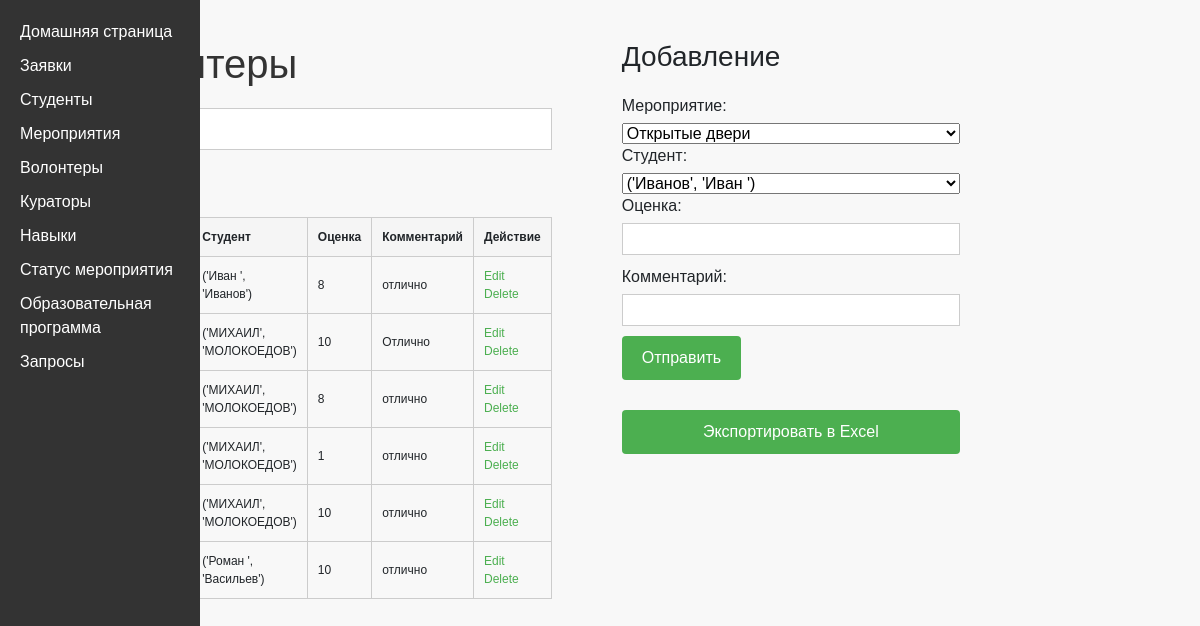
Page /volunteers on the committed database.
### main.py (models this page shows, shortened)
class Volunteer(db.Model):
    __tablename__ = 'volunteers'
    volunteer_id = db.Column(db.Integer, primary_key=True)
    event_id = db.Column(db.Integer, db.ForeignKey('events.event_id'), nullable=False)
    student_id = db.Column(db.Integer, db.ForeignKey('students.student_id'), nullable=False)
    grade = db.Column(db.Integer, nullable=False)
    comment = db.Column(db.String(100), nullable=True)

class Student(db.Model):
    __tablename__ = 'students'
    student_id = db.Column(db.Integer, primary_key=True)
    name = db.Column(db.String(100), nullable=False)
    surname = db.Column(db.String(100), nullable=False)
    course_id = db.Column(db.Integer, db.ForeignKey('courses.course_id'), nullable=False)
    messengers = db.Column(db.String(100), nullable=False)
    volunteers = db.relationship('Volunteer', backref='student', lazy=True)

### main.py (the view)
@app.route('/volunteers')
def volunteers():
    volunteers = Volunteer.query.all()
    events = Event.query.all()
    students = Student.query.all()
    return render_template('volunteers.html', volunteers=volunteers, events=events, students=students)

### templates/volunteers.html (shortened to what this page needs)
{% extends 'base.html' %}
{% block body %}
<html>
<head>
    <link rel="stylesheet" type="text/css" href="{{ url_for('static', filename='styles.css') }}">
</head>
<body>
    <div class="container">
        <div class="table-container">
            <h1>Волонтеры</h1>
        <div class="search-form">
            <form action="{{ url_for('search_volunteers') }}" method="POST">
                <input class="search-input" type="text" name="search_query" placeholder="Поиск..." required>
                <button class="search-button" type="submit">Найти</button>
            </form>
        </div>
        <table style="width: 100%;">
            <tr>
                <th>Мероприятие</th>
                <th>Cтудент</th>
                <th>Оценка</th>
                <th>Комментарий</th>
                <th>Действие</th>
            </tr>
            {% for volunteer in volunteers %}
            <tr>
                <td>{{ volunteer.event.name }}</td>
                <td>{{ volunteer.student.name, volunteer.student.surname}}</td>
                <td>{{ volunteer.grade }}</td>
                <td>{{ volunteer.comment }}</td>
                <td>
                    <a href="/update/volunteer/{{ volunteer.volunteer_id }}">Edit</a>
                    <a href="/delete/volunteer/{{ volunteer.volunteer_id }}">Delete</a>
                </td>
            </tr>
            {% endfor %}
    </table>
    </div>
    <div class="form-container">
        <h3>Добавление</h3>
        <form action="/create/volunteer" method="POST">
            <label for="event_id">Мероприятие:</label>
            <select name="event_id" id="event_id" required>
                {% for event in events %}
                <option value="{{ event.event_id }}">{{ event.name }}</option>
                {% endfor %}
            </select>
            <label for="student_id">Студент:</label>
            <select name="student_id" id="student_id" required>
                {% for student in students %}
                <option value="{{ student.student_id }}">{{ student.surname, student.name }}</option>
                {% endfor %}
            </select>
            <label for="grade">Оценка:</label>
            <input type="text" name="grade" id="grade" required>
            <label for="comment">Комментарий:</label>
            <input type="text" name="comment" id="comment" required>
            <div class="form-actions">
                <input class="submit-button" type="submit" value="Отправить">
            </div>
        </form>
        <form class="export-form" action="{{ url_for('export_volunteers') }}" method="GET">
            <button class="export-button" type="submit">Экспортировать в Excel</button>
        </form>
    </div>
</div>
</body>
</html>
{% endblock %}

### templates/base.html (shortened to what this page needs)
<!DOCTYPE html>
<html>
<head>
</head>
<body>
    <div class="sidebar">
        <ul>
            <li><a href="/home">Домашняя страница</a></li>
            <li><a href="/">Заявки</a></li>
            <li><a href="/students">Студенты</a></li>
            <li><a href="/events">Мероприятия</a></li>
            <li><a href="/volunteers">Волонтеры</a></li>
            <li><a href="/curator">Кураторы</a></li>
            <li><a href="/skill">Навыки</a></li>
            <li><a href="/status">Статус мероприятия</a></li>
            <li><a href="/course">Образовательная программа</a></li>
            <li><a href="/requests">Запросы</a></li>
        </ul>
    </div>
    <div class="container">
        {% block content %}
            <!doctype html>
            <html lang="ru">
            <head>
                <link rel="stylesheet" href ="{{ url_for('static', filename='css/main.css') }}">
                <link rel="stylesheet" href="https://cdn.jsdelivr.net/npm/bootstrap@5.2.3/dist/css/bootstrap.min.css">
            </head>
            <body>
                {% block body%} {% endblock%}
            </body>
            </html>
        {% endblock %}
    </div>
</body>
</html>

### static/main.css (style rules this page uses)
body { font-family: Arial, sans-serif; background-color: #f8f8f8; margin: 0; padding: 0; }
.container { max-width: 800px; margin: 0 auto; padding: 20px; }
h1 { color: #333; margin-bottom: 20px; }
table { width: 100%; border-collapse: collapse; }
table th, table td { padding: 10px; border: 1px solid #ccc; }
table th { background-color: #f5f5f5; }
form { margin-top: 20px; }
form label { display: block; margin-bottom: 5px; }
form input[type="text"], form input[type="email"] { width: 100%; padding: 8px; margin-bottom: 10px; border: 1px solid #ccc; }
form input[type="submit"] { background-color: #4caf50; color: #fff; padding: 10px 20px; border: none; cursor: pointer; }
a { color: #4caf50; text-decoration: none; }

### static/styles.css (style rules this page uses)
body { font-family: Arial, sans-serif; background-color: #f8f8f8; margin: 0; padding: 0; }
.container { max-width: 800px; margin: 0 auto; padding: 20px; }
h1 { color: #333; margin-bottom: 20px; }
table { width: 100%; border-collapse: collapse; }
table th, table td { padding: 10px; border: 1px solid #ccc; }
table th { background-color: #f5f5f5; }
form { margin-top: 20px; }
form label { display: block; margin-bottom: 5px; }
form input[type="text"], form input[type="email"] { width: 100%; padding: 8px; margin-bottom: 10px; border: 1px solid #ccc; }
form input[type="submit"] { background-color: #4caf50; color: #fff; padding: 10px 20px; border: none; cursor: pointer; }
a { color: #4caf50; text-decoration: none; }
.container { display: flex; align-items: flex-start; justify-content: space-between; }
.table-container { flex: 1; margin-right: 70px; margin-left: -150px; }
.form-container { flex: 1; }
.submit-button { background-color: #4CAF50; border: none; color: white; padding: 10px 20px; text-align: center; text-decoration: none; display: inline-block; font-size: 16px; margin-bottom: 10px; cursor: pointer; border-radius: 4px; }
table { font-size: 12px; }
.export-button { background-color: #4CAF50; border: none; color: white; padding: 10px 60px; text-align: center; text-decoration: none; display: inline-block; font-size: 10px; margin-bottom: 10px; cursor: pointer; border-radius: 4px; }
.search-form { margin-bottom: 20px; }
.search-input { width: 200px; padding: 8px; border: 1px solid #ccc; }
.search-button { background-color: #4CAF50; border: none; color: white; padding: 8px 16px; text-align: center; text-decoration: none; display: inline-block; font-size: 14px; cursor: pointer; }
.form-container form { display: flex; flex-direction: column; }
.form-container label { margin-bottom: 5px; }
.form-container input[type="text"], .form-container input[type="email"] { width: 100%; padding: 3px; border: 1px solid #ccc; margin-bottom: 10px; }
.export-form { margin-bottom: 10px; }
.export-button { background-color: #4CAF50; border: none; color: white; padding: 10px 10px; text-align: center; text-decoration: none; display: inline-block; font-size: 16px; cursor: pointer; border-radius: 4px; }

### templates/base.html (style rules this page uses)
body { font-family: Arial, sans-serif; background-color: #f8f8f8; margin: 0; padding: 0; }
.container { max-width: 800px; margin: 0 auto; padding: 20px; }
h1 { color: #333; margin-bottom: 20px; }
table { width: 100%; border-collapse: collapse; }
table th, table td { padding: 10px; border: 1px solid #ccc; }
table th { background-color: #f5f5f5; }
form { margin-top: 20px; }
form label { display: block; margin-bottom: 5px; }
form input[type="text"], form input[type="email"] { width: 100%; padding: 8px; margin-bottom: 10px; border: 1px solid #ccc; }
form input[type="submit"] { background-color: #4caf50; color: #fff; padding: 10px 20px; border: none; cursor: pointer; }
a { color: #4caf50; text-decoration: none; }
.sidebar { width: 200px; background-color: #333; color: #fff; height: 100vh; position: fixed; top: 0; left: 0; padding: 20px; }
.sidebar ul { list-style: none; padding: 0; margin: 0; }
.sidebar li { margin-bottom: 10px; }
.sidebar a { color: #fff; text-decoration: none; }

### rows in the picture
Volunteer: student "('Иван ', 'Иванов')", grade "8", comment "отлично"
Volunteer: student "('МИХАИЛ', 'МОЛОКОЕДОВ')", grade "10", comment "Отлично"
Volunteer: student "('МИХАИЛ', 'МОЛОКОЕДОВ')", grade "8", comment "отлично"
Volunteer: student "('МИХАИЛ', 'МОЛОКОЕДОВ')", grade "1", comment "отлично"
Volunteer: student "('МИХАИЛ', 'МОЛОКОЕДОВ')", grade "10", comment "отлично"
Volunteer: student "('Роман ', 'Васильев')", grade "10", comment "отлично"

### other values in the picture
form field event_id "Открытые двери"
form field student_id "('Иванов', 'Иван ')"
